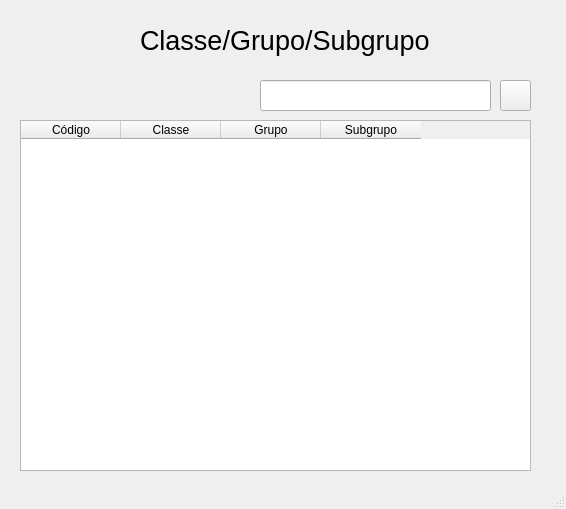
<?xml version="1.0" encoding="UTF-8"?>
<ui version="4.0">
 <class>MainWindow</class>
 <widget class="QMainWindow" name="MainWindow">
  <property name="geometry">
   <rect>
    <x>0</x>
    <y>0</y>
    <width>566</width>
    <height>509</height>
   </rect>
  </property>
  <property name="windowTitle">
   <string>MainWindow</string>
  </property>
  <property name="animated">
   <bool>true</bool>
  </property>
  <widget class="QWidget" name="centralwidget">
   <widget class="QTableWidget" name="tb_Classe">
    <property name="geometry">
     <rect>
      <x>20</x>
      <y>120</y>
      <width>511</width>
      <height>351</height>
     </rect>
    </property>
    <column>
     <property name="text">
      <string>Código</string>
     </property>
    </column>
    <column>
     <property name="text">
      <string>Classe</string>
     </property>
    </column>
    <column>
     <property name="text">
      <string>Grupo</string>
     </property>
    </column>
    <column>
     <property name="text">
      <string>Subgrupo</string>
     </property>
    </column>
   </widget>
   <widget class="QLabel" name="txtClasse">
    <property name="geometry">
     <rect>
      <x>140</x>
      <y>10</y>
      <width>291</width>
      <height>61</height>
     </rect>
    </property>
    <property name="font">
     <font>
      <pointsize>20</pointsize>
     </font>
    </property>
    <property name="text">
     <string>Classe/Grupo/Subgrupo</string>
    </property>
   </widget>
   <widget class="QPushButton" name="btnListar">
    <property name="geometry">
     <rect>
      <x>20</x>
      <y>490</y>
      <width>111</width>
      <height>41</height>
     </rect>
    </property>
    <property name="font">
     <font>
      <pointsize>15</pointsize>
     </font>
    </property>
    <property name="text">
     <string>Listar </string>
    </property>
   </widget>
   <widget class="QPushButton" name="btnExcluir">
    <property name="geometry">
     <rect>
      <x>140</x>
      <y>490</y>
      <width>111</width>
      <height>41</height>
     </rect>
    </property>
    <property name="font">
     <font>
      <pointsize>15</pointsize>
     </font>
    </property>
    <property name="text">
     <string>Excluir</string>
    </property>
   </widget>
   <widget class="QPushButton" name="btnPdf">
    <property name="geometry">
     <rect>
      <x>300</x>
      <y>490</y>
      <width>111</width>
      <height>41</height>
     </rect>
    </property>
    <property name="font">
     <font>
      <pointsize>15</pointsize>
     </font>
    </property>
    <property name="text">
     <string>PDF</string>
    </property>
   </widget>
   <widget class="QPushButton" name="btnExcell">
    <property name="geometry">
     <rect>
      <x>420</x>
      <y>490</y>
      <width>111</width>
      <height>41</height>
     </rect>
    </property>
    <property name="font">
     <font>
      <pointsize>15</pointsize>
     </font>
    </property>
    <property name="text">
     <string>Excell</string>
    </property>
   </widget>
   <widget class="QLineEdit" name="edtConsultar">
    <property name="geometry">
     <rect>
      <x>260</x>
      <y>80</y>
      <width>231</width>
      <height>31</height>
     </rect>
    </property>
   </widget>
   <widget class="QPushButton" name="btnConsultar">
    <property name="geometry">
     <rect>
      <x>500</x>
      <y>80</y>
      <width>31</width>
      <height>31</height>
     </rect>
    </property>
    <property name="text">
     <string/>
    </property>
    <property name="icon">
     <iconset>
      <normaloff>btnPesquisar.png</normaloff>btnPesquisar.png</iconset>
    </property>
   </widget>
  </widget>
  <widget class="QMenuBar" name="menubar">
   <property name="geometry">
    <rect>
     <x>0</x>
     <y>0</y>
     <width>566</width>
     <height>21</height>
    </rect>
   </property>
  </widget>
  <widget class="QStatusBar" name="statusbar"/>
 </widget>
 <resources/>
 <connections/>
</ui>
